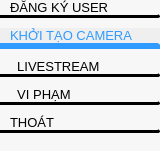
        <widget class="QFrame" name="menuBarFrame">
         <property name="sizePolicy">
          <sizepolicy hsizetype="Preferred" vsizetype="Preferred">
           <horstretch>0</horstretch>
           <verstretch>0</verstretch>
          </sizepolicy>
         </property>
         <property name="minimumSize">
          <size>
           <width>0</width>
           <height>0</height>
          </size>
         </property>
         <property name="maximumSize">
          <size>
           <width>160</width>
           <height>16777215</height>
          </size>
         </property>
         <property name="styleSheet">
          <string notr="true">QFrame, QPushButton {
background-color:  #f7f7f7;
color: #000000;
border: none;
}

QPushButton {
padding-left: 10px;
text-align: left;
font-weight: bold;
font: 10pt;
border-bottom-right-radius: 2px;
border-bottom: 3px solid black;
}

QPushButton::checked {
color: #2f9aff;
border-bottom-right-radius: 2px;
background-color:  #efefef;
border-bottom: 6px solid #2f9aff;
}


QPushButton::hover {
color: #9bcfff;
border-bottom-right-radius: 2px;
background-color:  #efefef;
border-bottom: 6px solid #9bcfff;
}

QPushButton::pressed {
color: #2f9aff;
border-bottom-right-radius: 2px;
background-color:  #efefef;
border-bottom: 2px solid #2f9aff;
}</string>
         </property>
         <property name="frameShape">
          <enum>QFrame::NoFrame</enum>
         </property>
         <property name="frameShadow">
          <enum>QFrame::Raised</enum>
         </property>
         <property name="midLineWidth">
          <number>0</number>
         </property>
         <layout class="QVBoxLayout" name="verticalLayout_6">
          <property name="spacing">
           <number>0</number>
          </property>
          <property name="leftMargin">
           <number>0</number>
          </property>
          <property name="topMargin">
           <number>0</number>
          </property>
          <property name="rightMargin">
           <number>0</number>
          </property>
          <property name="bottomMargin">
           <number>0</number>
          </property>
          <item>
           <widget class="QFrame" name="navBtnFrame">
            <property name="maximumSize">
             <size>
              <width>16777215</width>
              <height>400</height>
             </size>
            </property>
            <property name="frameShape">
             <enum>QFrame::StyledPanel</enum>
            </property>
            <property name="frameShadow">
             <enum>QFrame::Raised</enum>
            </property>
            <layout class="QVBoxLayout" name="verticalLayout_2">
             <property name="spacing">
              <number>10</number>
             </property>
             <property name="leftMargin">
              <number>0</number>
             </property>
             <property name="topMargin">
              <number>0</number>
             </property>
             <property name="rightMargin">
              <number>0</number>
             </property>
             <property name="bottomMargin">
              <number>0</number>
             </property>
             <item>
              <widget class="QPushButton" name="btnRegisterUserPage">
               <property name="sizePolicy">
                <sizepolicy hsizetype="Expanding" vsizetype="Expanding">
                 <horstretch>0</horstretch>
                 <verstretch>0</verstretch>
                </sizepolicy>
               </property>
               <property name="maximumSize">
                <size>
                 <width>16777215</width>
                 <height>100</height>
                </size>
               </property>
               <property name="font">
                <font>
                 <family>Segoe UI</family>
                 <pointsize>10</pointsize>
                 <weight>50</weight>
                 <italic>false</italic>
                 <bold>false</bold>
                </font>
               </property>
               <property name="text">
                <string>ĐĂNG KÝ USER</string>
               </property>
               <property name="icon">
                <iconset resource="../resources/resources.qrc">
                 <normaloff>:/Register/icons/register.png</normaloff>:/Register/icons/register.png</iconset>
               </property>
               <property name="iconSize">
                <size>
                 <width>24</width>
                 <height>24</height>
                </size>
               </property>
              </widget>
             </item>
             <item>
              <widget class="QPushButton" name="btnSetupPage">
               <property name="sizePolicy">
                <sizepolicy hsizetype="Expanding" vsizetype="Expanding">
                 <horstretch>0</horstretch>
                 <verstretch>0</verstretch>
                </sizepolicy>
               </property>
               <property name="maximumSize">
                <size>
                 <width>16777215</width>
                 <height>100</height>
                </size>
               </property>
               <property name="font">
                <font>
                 <family>Segoe UI</family>
                 <pointsize>10</pointsize>
                 <weight>50</weight>
                 <italic>false</italic>
                 <bold>false</bold>
                </font>
               </property>
               <property name="layoutDirection">
                <enum>Qt::LeftToRight</enum>
               </property>
               <property name="autoFillBackground">
                <bool>false</bool>
               </property>
               <property name="styleSheet">
                <string notr="true">font: 10pt &quot;Segoe UI&quot;;</string>
               </property>
               <property name="text">
                <string>KHỞI TẠO CAMERA</string>
               </property>
               <property name="icon">
                <iconset resource="../resources/resources.qrc">
                 <normaloff>:/Tables/icons/tables.png</normaloff>:/Tables/icons/tables.png</iconset>
               </property>
               <property name="iconSize">
                <size>
                 <width>24</width>
                 <height>24</height>
                </size>
               </property>
               <property name="checkable">
                <bool>true</bool>
               </property>
               <property name="checked">
                <bool>true</bool>
               </property>
               <property name="autoRepeat">
                <bool>false</bool>
               </property>
              </widget>
             </item>
             <item>
              <widget class="QPushButton" name="btnLiveStreamPage">
               <property name="sizePolicy">
                <sizepolicy hsizetype="Expanding" vsizetype="Expanding">
                 <horstretch>0</horstretch>
                 <verstretch>0</verstretch>
                </sizepolicy>
               </property>
               <property name="maximumSize">
                <size>
                 <width>16777215</width>
                 <height>100</height>
                </size>
               </property>
               <property name="styleSheet">
                <string notr="true">font: 10pt &quot;Segoe UI&quot;;</string>
               </property>
               <property name="text">
                <string>  LIVESTREAM</string>
               </property>
               <property name="icon">
                <iconset resource="../resources/resources.qrc">
                 <normaloff>:/LiveStream/icons/live-streaming.png</normaloff>:/LiveStream/icons/live-streaming.png</iconset>
               </property>
               <property name="iconSize">
                <size>
                 <width>24</width>
                 <height>24</height>
                </size>
               </property>
               <property name="checkable">
                <bool>true</bool>
               </property>
              </widget>
             </item>
             <item>
              <widget class="QPushButton" name="btnViolationPage">
               <property name="sizePolicy">
                <sizepolicy hsizetype="Expanding" vsizetype="Expanding">
                 <horstretch>0</horstretch>
                 <verstretch>0</verstretch>
                </sizepolicy>
               </property>
               <property name="maximumSize">
                <size>
                 <width>16777215</width>
                 <height>100</height>
                </size>
               </property>
               <property name="styleSheet">
                <string notr="true">font: 10pt &quot;Segoe UI&quot;;</string>
               </property>
               <property name="text">
                <string>  VI PHẠM</string>
               </property>
               <property name="icon">
                <iconset resource="../resources/resources.qrc">
                 <normaloff>:/Violation/icons/violation.png</normaloff>:/Violation/icons/violation.png</iconset>
               </property>
               <property name="iconSize">
                <size>
                 <width>24</width>
                 <height>24</height>
                </size>
               </property>
               <property name="checkable">
                <bool>true</bool>
               </property>
              </widget>
             </item>
             <item>
              <widget class="QPushButton" name="exitButton">
               <property name="sizePolicy">
                <sizepolicy hsizetype="Expanding" vsizetype="Expanding">
                 <horstretch>0</horstretch>
                 <verstretch>0</verstretch>
                </sizepolicy>
               </property>
               <property name="minimumSize">
                <size>
                 <width>0</width>
                 <height>0</height>
                </size>
               </property>
               <property name="maximumSize">
                <size>
                 <width>16777215</width>
                 <height>100</height>
                </size>
               </property>
               <property name="styleSheet">
                <string notr="true">font: 10pt &quot;Segoe UI&quot;;</string>
               </property>
               <property name="text">
                <string>THOÁT </string>
               </property>
               <property name="icon">
                <iconset resource="../resources/resources.qrc">
                 <normaloff>:/Exit/icons/power-off.png</normaloff>:/Exit/icons/power-off.png</iconset>
               </property>
               <property name="iconSize">
                <size>
                 <width>24</width>
                 <height>24</height>
                </size>
               </property>
              </widget>
             </item>
            </layout>
           </widget>
          </item>
          <item>
           <widget class="QFrame" name="infoBtnFrame">
            <property name="frameShape">
             <enum>QFrame::StyledPanel</enum>
            </property>
            <property name="frameShadow">
             <enum>QFrame::Raised</enum>
            </property>
            <layout class="QVBoxLayout" name="verticalLayout_3"/>
           </widget>
          </item>
         </layout>
        </widget>
